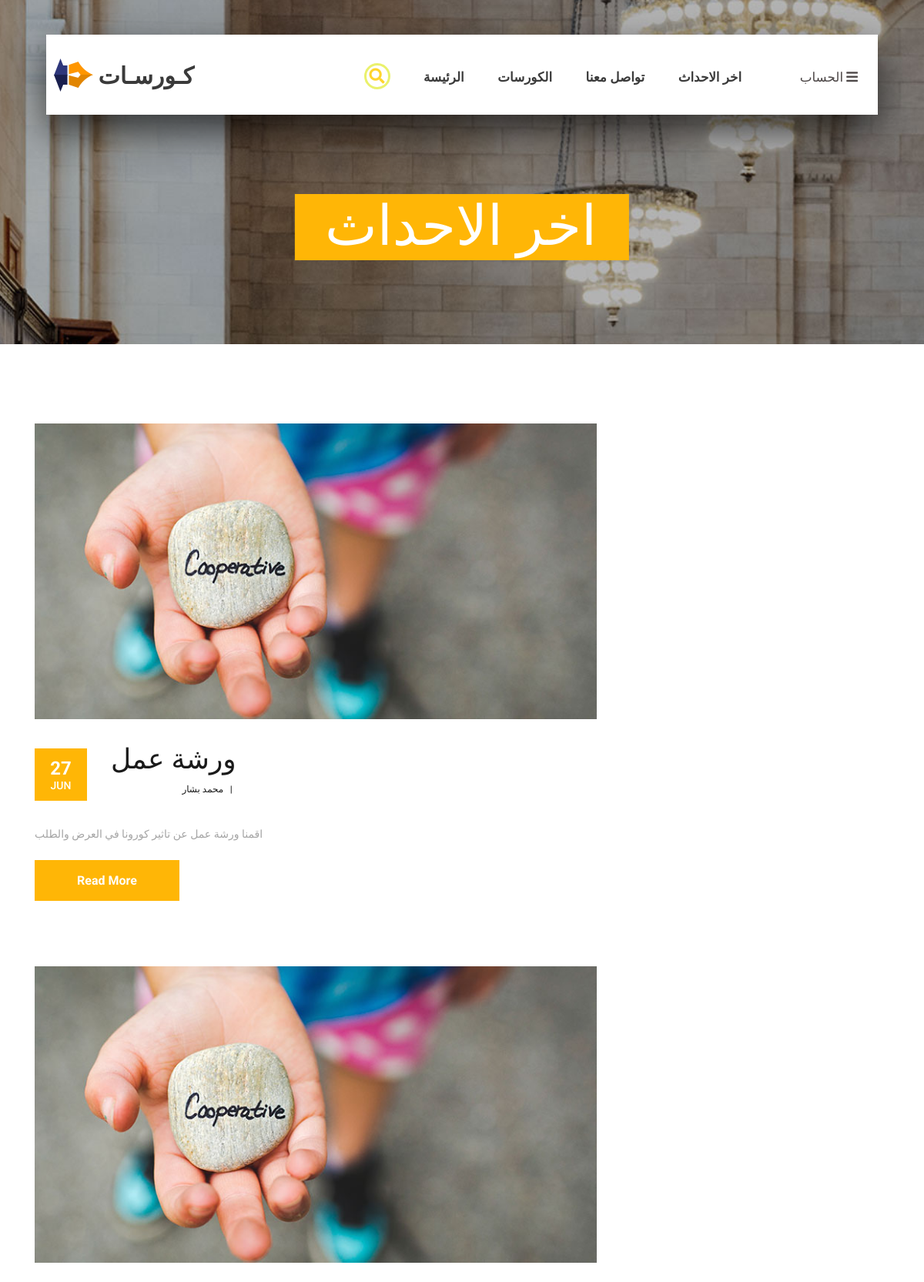
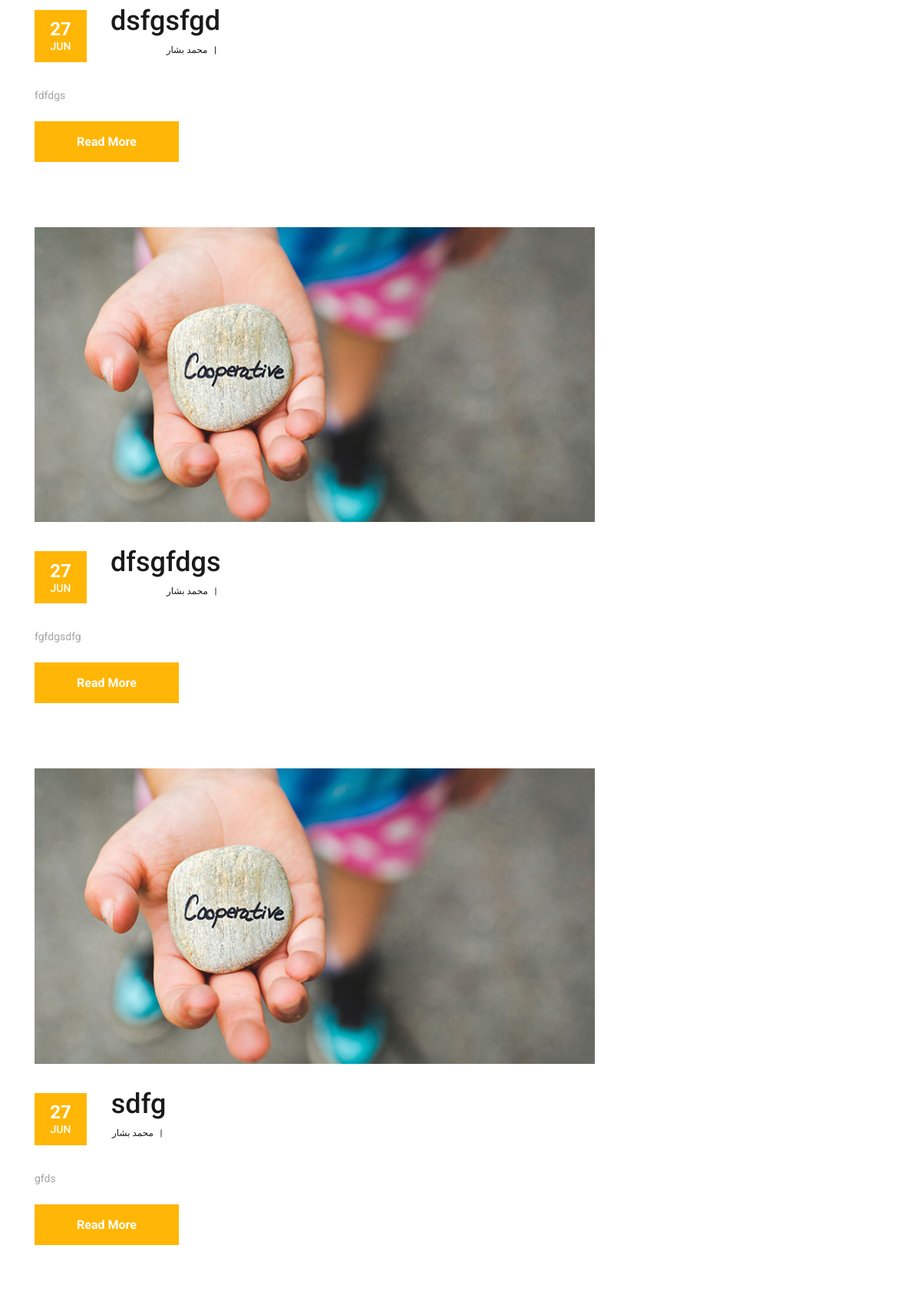
The page /available_courses/latest_news (upper part) on the database its author committed (2 pictures, top to bottom).
### available_courses/models.py (models this page shows)
class Post(models.Model):
    title = models.CharField(max_length=20)
    shortDescription = models.CharField(max_length=200)
    longDescription = models.CharField(max_length=2000)
    created_at = models.DateTimeField(auto_now_add=True)
    creator = models.ForeignKey(User, on_delete=models.DO_NOTHING, null=True, blank=True)

### available_courses/views.py (the view)
# urls.py: path('latest_news', latest_news, name="latest_news"),
def latest_news(request):
    queryset = Post.objects.all().order_by('-created_at')
    paginator = Paginator(queryset, 5)  # Show 5 posts per page
    page_number = request.GET.get('page')  # Get the current page number from the request parameters
    page_obj = paginator.get_page(page_number)  # Get the corresponding page object
    context = {'page_obj': page_obj}
    return render(request, 'latest_news.html', context)

### available_courses/templates/latest_news.html (shortened to what this page needs)
{% extends 'layouts/default/page.html' %}
{% load static %}
{% load i18n %}
{% block href %}
<link rel="stylesheet" type="text/css" href="{% static 'styles/news_styles.css' %}">
<link rel="stylesheet" type="text/css" href="{% static 'styles/news_responsive.css' %}">
{% endblock %}
{% block content %}
<div class="home">
    <div class="home_background_container prlx_parent">
        <div class="home_background prlx" style="background-image:url({% static 'images/contact_background.jpg' %})"></div>
    </div>
    <div class="home_content">
        <h1>اخر الاحداث</h1>
    </div>
</div>
<div class="news">
    <div class="container">
        <div class="row">
            <div class="col-lg-8">
                <div class="news_posts">
                    {% for post in page_obj %}
                    <div class="news_post">
                        <div class="news_post_image">
                            <img src="{% static 'images/news_1.jpg' %}" alt="https://unsplash.com/@dsmacinnes">
                        </div>
                        <div class="news_post_top d-flex flex-column flex-sm-row">
                            <div class="news_post_date_container">
                                <div class="news_post_date d-flex flex-column align-items-center justify-content-center">
                                    <div>{{ post.created_at|date:"d" }}</div>
                                    <div>{{ post.created_at|date:"M" }}</div>
                                </div>
                            </div>
                            <div class="text-right news_post_title_container">
                                <div class="news_post_title">
                                    <a href="{% url 'news_post' %}?pid={{post.id}}">{{ post.title }}</a>
                                </div>
                                <div class="news_post_meta">
                                    <span class="news_post_author"><a href="#">{{ post.creator.get_full_name}}</a></span>
                                    <span>|</span>
                                </div>
                            </div>
                        </div>
                        <div class="news_post_text">
                            <p>{{ post.shortDescription }}</p>
                        </div>
                        <div class="news_post_button text-center trans_200">
                            <a href="{% url 'news_post' %}?pid={{ post.id}}">Read More</a>
                        </div>
                    </div>
                    {% endfor %}
                </div>
            </div>
        </div>
    </div>
</div>
{% endblock %}

### content/static/styles/main_styles.css (style rules this page uses)
* { margin: 0; padding: 0; -webkit-font-smoothing: antialiased; -webkit-text-shadow: rgba(0,0,0,.01) 0 0 1px; text-shadow: rgba(0,0,0,.01) 0 0 1px; }
body { font-family: 'Roboto', sans-serif; font-size: 14px; font-weight: 400; background: #FFFFFF; color: #a5a5a5; }
div { display: block; position: relative; -webkit-box-sizing: border-box; -moz-box-sizing: border-box; box-sizing: border-box; }
p { font-family: 'Roboto', sans-serif; font-size: 14px; line-height: 2.29; font-weight: 400; color: #a5a5a5; -webkit-font-smoothing: antialiased; -webkit-text-shadow: rgba(0,0,0,.01) 0 0 1px; text-shadow: rgba(0,0,0,.01) 0 0 1px; }
a, a:hover, a:visited, a:active, a:link { text-decoration: none; -webkit-font-smoothing: antialiased; -webkit-text-shadow: rgba(0,0,0,.01) 0 0 1px; text-shadow: rgba(0,0,0,.01) 0 0 1px; }
h1 { font-size: 36px; }
h1, h2, h3, h4, h5, h6 { font-family: 'Roboto', sans-serif; -webkit-font-smoothing: antialiased; -webkit-text-shadow: rgba(0,0,0,.01) 0 0 1px; text-shadow: rgba(0,0,0,.01) 0 0 1px; }
.trans_200 { -webkit-transition: all 200ms ease; -moz-transition: all 200ms ease; -ms-transition: all 200ms ease; -o-transition: all 200ms ease; transition: all 200ms ease; }
.prlx_parent { overflow: hidden; }
.prlx { height: 130% !important; }
.home { width: 100%; height: 100vh; }

### content/templates/layouts/default/page.html (style rules this page uses)
.text-right { text-align: right; }

### rows shown on the page
Post: created_at "27", created_at "JUN", title "ورشة عمل", creator.get_full_name "محمد بشار", shortDescription "اقمنا ورشة عمل عن تاثير كورونا في العرض والطلب"
Post: created_at "27", created_at "JUN", title "dsfgsfgd", creator.get_full_name "محمد بشار", shortDescription "fdfdgs"
Post: created_at "27", created_at "JUN", title "dfsgfdgs", creator.get_full_name "محمد بشار", shortDescription "fgfdgsdfg"
Post: created_at "27", created_at "JUN", title "sdfg", creator.get_full_name "محمد بشار", shortDescription "gfds"
